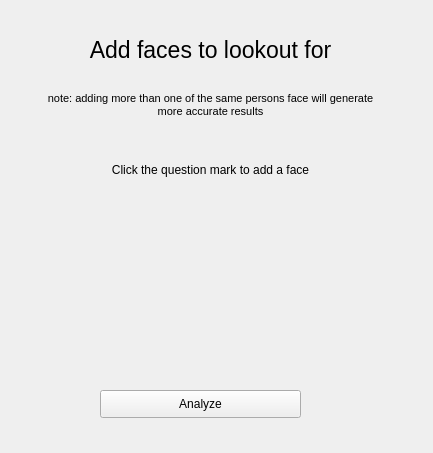
<?xml version="1.0" encoding="UTF-8"?>
<ui version="4.0">
 <class>Form</class>
 <widget class="QWidget" name="Form">
  <property name="geometry">
   <rect>
    <x>0</x>
    <y>0</y>
    <width>433</width>
    <height>453</height>
   </rect>
  </property>
  <property name="windowTitle">
   <string>Form</string>
  </property>
  <widget class="QLabel" name="label">
   <property name="geometry">
    <rect>
     <x>10</x>
     <y>19</y>
     <width>401</width>
     <height>61</height>
    </rect>
   </property>
   <property name="font">
    <font>
     <pointsize>17</pointsize>
    </font>
   </property>
   <property name="text">
    <string>Add faces to lookout for</string>
   </property>
   <property name="alignment">
    <set>Qt::AlignCenter</set>
   </property>
  </widget>
  <widget class="QLabel" name="label_2">
   <property name="geometry">
    <rect>
     <x>10</x>
     <y>79</y>
     <width>401</width>
     <height>51</height>
    </rect>
   </property>
   <property name="font">
    <font>
     <pointsize>8</pointsize>
    </font>
   </property>
   <property name="text">
    <string>note: adding more than one of the same persons face will generate 
more accurate results</string>
   </property>
   <property name="alignment">
    <set>Qt::AlignCenter</set>
   </property>
  </widget>
  <widget class="QPushButton" name="pushButton">
   <property name="geometry">
    <rect>
     <x>100</x>
     <y>390</y>
     <width>201</width>
     <height>28</height>
    </rect>
   </property>
   <property name="text">
    <string>Analyze</string>
   </property>
  </widget>
  <widget class="QLabel" name="label_3">
   <property name="geometry">
    <rect>
     <x>150</x>
     <y>210</y>
     <width>131</width>
     <height>111</height>
    </rect>
   </property>
   <property name="text">
    <string/>
   </property>
   <property name="pixmap">
    <pixmap>../question mark.png</pixmap>
   </property>
   <property name="alignment">
    <set>Qt::AlignCenter</set>
   </property>
  </widget>
  <widget class="QLabel" name="label_4">
   <property name="geometry">
    <rect>
     <x>100</x>
     <y>160</y>
     <width>221</width>
     <height>20</height>
    </rect>
   </property>
   <property name="text">
    <string>Click the question mark to add a face</string>
   </property>
   <property name="alignment">
    <set>Qt::AlignCenter</set>
   </property>
  </widget>
 </widget>
 <resources/>
 <connections/>
</ui>
